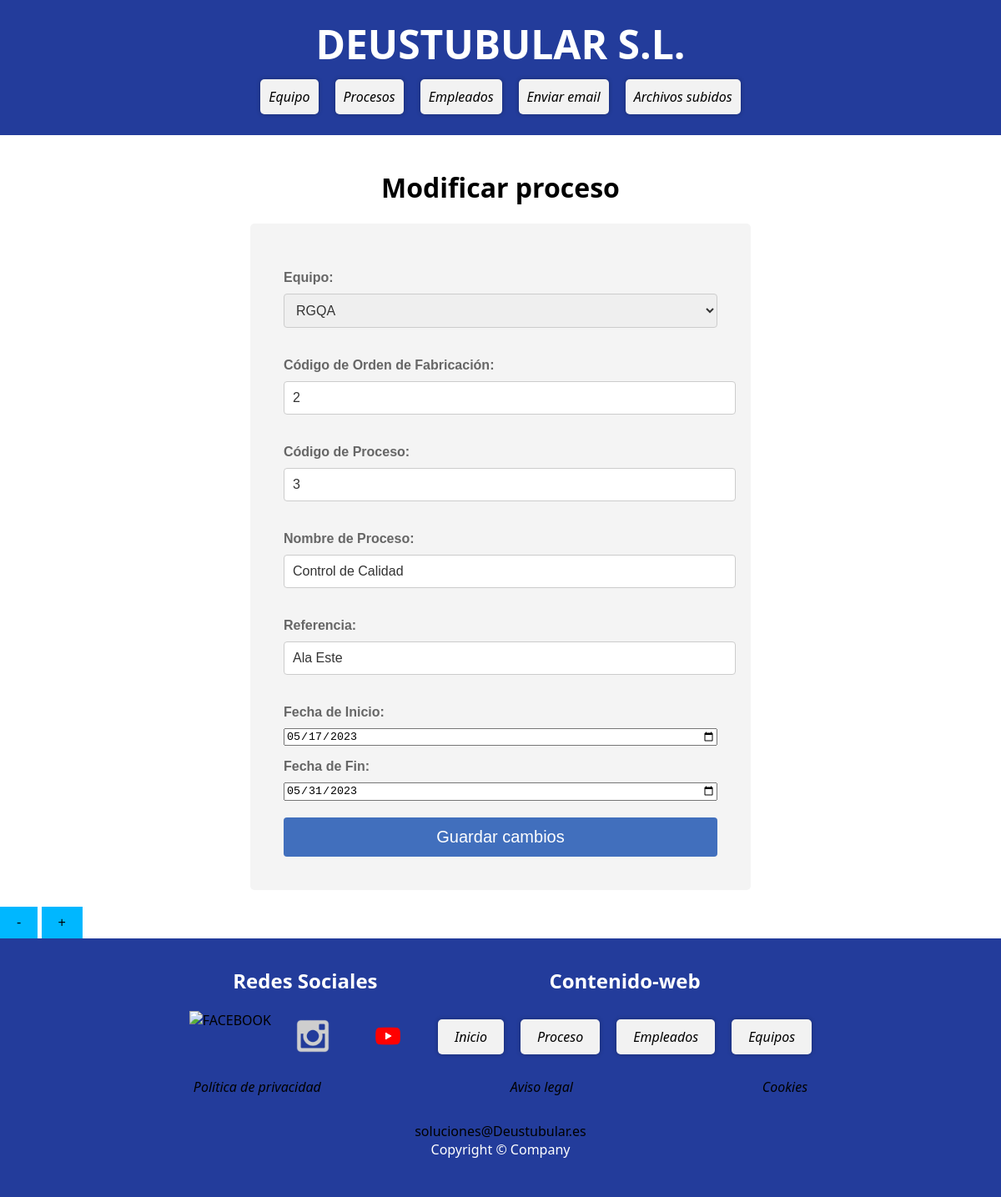
The page /appdeustutub/proceso/modificar/17/ on the database its author committed.
### appdeustutub/models.py (models this page shows, shortened)
class Proceso(models.Model):
    equipo = models.ForeignKey(Equipo, on_delete=models.CASCADE)
    codOrdenFabricacion = models.IntegerField(default=0)
    codigoProceso = models.IntegerField(default=0)
    nombreProceso = models.CharField(max_length=100)
    referencia = models.CharField(max_length=100)
    fechaInicio = models.DateField()
    fechaFin = models.DateField()

### appdeustutub/views.py (the view)
# urls.py: path('proceso/modificar/<int:proceso_id>/', views.modificar_proceso, name='modificar_proceso'),
def modificar_proceso(request, proceso_id):
    proceso = get_object_or_404(Proceso, pk=proceso_id)
    if request.method == 'POST':
        form = ProcesoForm(request.POST, instance=proceso)
        if form.is_valid():
            form.save()
            return redirect('proceso-detail', pk=proceso_id)
    else:
        form = ProcesoForm(instance=proceso)
    return render(request, 'modificar_proceso.html', {'form': form})

### appdeustutub/forms.py
class ProcesoForm(forms.ModelForm):
    class Meta:
        model = Proceso
        fields = ['equipo', 'codOrdenFabricacion', 'codigoProceso', 'nombreProceso', 'referencia', 'fechaInicio', 'fechaFin']
        widgets = {
            'fechaInicio': forms.DateInput(attrs={'type': 'date'}),
            'fechaFin': forms.DateInput(attrs={'type': 'date'})
        }
        labels = {
            'equipo': 'Equipo',
            'codOrdenFabricacion': 'Código de Orden de Fabricación',
            'codigoProceso': 'Código de Proceso',
            'nombreProceso': 'Nombre de Proceso',
            'referencia': 'Referencia',
            'fechaInicio': 'Fecha de Inicio',
            'fechaFin': 'Fecha de Fin',
        }

### appdeustutub/models.py (called while the page is built)
    def __str__(self):
        return self.marca

### appdeustutub/templates/modificar_proceso.html (shortened to what this page needs)
{% extends "base.html" %}
{% load static %}
{% block contenido %}
<div id="add-content">
    <h1>Modificar proceso</h1>
    <form id="formulario" method="POST">
        {{ form.as_p }}
        <button type="submit">Guardar cambios</button>
    </form>
</div>
{% endblock %}

### static/css/style.css (style rules this page uses)
body { margin: 0; padding: 0; font-family: 'Segoe UI', Tahoma, Geneva, Verdana, sans-serif; }
h1, h2 { text-align: center; }
form { display: block; max-width: 600px; margin: 0 auto; padding: 40px; border-radius: 5px; background-color: #f4f4f4; font-family: Arial, Helvetica, sans-serif; }
#add-content { max-width: 600px; margin: 0 auto; padding: 20px; background-color: #ffffff; min-height: 70vh; justify-content: center; }
form label { display: block; margin-bottom: 10px; font-weight: bold; color: #666; }
form select, form input[type="number"], form input[type="text"], form input[type="email"], form input[type="password"], form textarea { display: block; grid-template-columns: auto; align-items: baseline; width: 100%; padding: 10px; margin-bottom: 20px; border: 1px solid #ccc; border-radius: 4px; font-size: 16px; color: #333; }
form p { display: grid; }
form button[type="submit"] { display: block; font-size: 20px; width: 100%; padding: 12px; margin-top: 20px; background-color: #416fbd; color: #ffffff; border: none; border-radius: 4px; cursor: pointer; }
button { padding: 10px 20px; font-size: 16px; background-color: rgb(0, 183, 255); border: none; cursor: pointer; }

### rows shown on the page
Proceso: equipo "RGQA", codOrdenFabricacion "2", codigoProceso "3", nombreProceso "Control de Calidad", referencia "Ala Este", fechaInicio "05/17/2023", fechaFin "05/31/2023"
